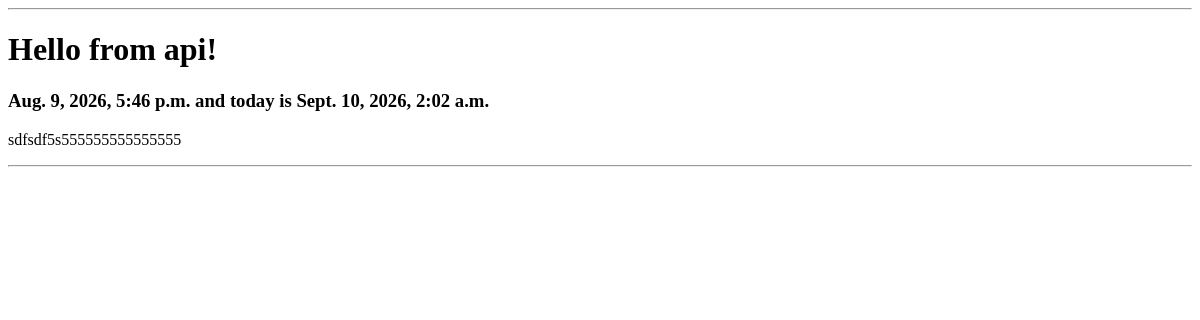
Before: /blog/post/13/ (signed in) with the older database file.
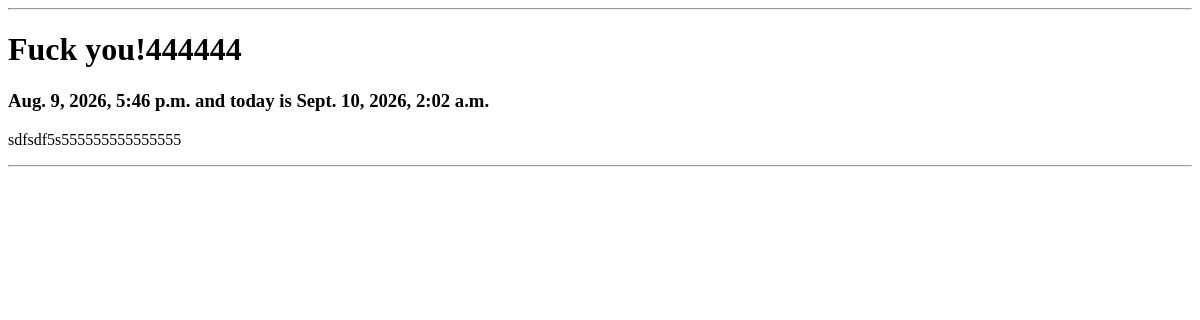
After: the same page with the newer database file.
### blog/models.py (models this page shows, shortened)
class Post(models.Model):
    author = models.ForeignKey('accounts.Profile', on_delete=models.CASCADE)
    image = models.ImageField(null=True, blank=True)
    title = models.CharField(max_length=250)
    content = models.TextField()
    status = models.BooleanField()
    category = models.ForeignKey('Category', on_delete=models.SET_NULL, null=True)
    created_at = models.DateTimeField(auto_now_add=True)
    updated_at = models.DateTimeField(auto_now=True)
    published_at = models.DateTimeField()

### blog/views.py (the view)
# urls.py: path('post/<int:pk>/', views.PostDetailView.as_view(), name='post-detail'),
class PostDetailView(LoginRequiredMixin ,DetailView):
    model = Post
    def get_context_data(self, **kwargs):
        context = super().get_context_data(**kwargs)
        context['now'] = timezone.now()
        return context

### templates/blog/post_detail.html (shortened to what this page needs)
<!DOCTYPE html>
<html lang="en">
<head>
</head>
<body>
    <hr>
    <h1>{{post.title}}</h1>
    <h3>{{post.created_at}} and today is {{now}}</h3>
    <p>{{post.content}}</p>
    <hr>
</body>
</html>

Changed rows visible on the page:
changed Post "sdfsdf5s555555555555555": title "Hello from api!" → "Fuck you!444444"
